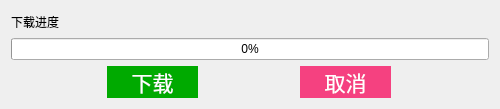
<?xml version="1.0" encoding="UTF-8"?>
<ui version="4.0">
 <class>w_sys_manage_cloudsync_basedatadown</class>
 <widget class="QDialog" name="w_sys_manage_cloudsync_basedatadown">
  <property name="geometry">
   <rect>
    <x>0</x>
    <y>0</y>
    <width>500</width>
    <height>109</height>
   </rect>
  </property>
  <property name="windowTitle">
   <string>Dialog</string>
  </property>
  <layout class="QGridLayout" name="gridLayout">
   <item row="0" column="0">
    <layout class="QVBoxLayout" name="verticalLayout">
     <item>
      <widget class="QLabel" name="label">
       <property name="text">
        <string>下载进度</string>
       </property>
      </widget>
     </item>
     <item>
      <widget class="QProgressBar" name="progressBar">
       <property name="value">
        <number>0</number>
       </property>
      </widget>
     </item>
     <item>
      <layout class="QHBoxLayout" name="horizontalLayout">
       <item>
        <widget class="QPushButton" name="pushButton_down">
         <property name="sizePolicy">
          <sizepolicy hsizetype="Fixed" vsizetype="Fixed">
           <horstretch>0</horstretch>
           <verstretch>0</verstretch>
          </sizepolicy>
         </property>
         <property name="minimumSize">
          <size>
           <width>91</width>
           <height>30</height>
          </size>
         </property>
         <property name="focusPolicy">
          <enum>Qt::NoFocus</enum>
         </property>
         <property name="styleSheet">
          <string notr="true">QPushButton{
font: 16pt ;
background-color: rgb(0, 170, 0);
color:white;
border-radius:0px;
}
QPushButton:pressed {
    background-color:rgb(85, 255, 127);
   color:#D3D3D3;
 }
QPushButton:disabled{
background-color: gray;
}</string>
         </property>
         <property name="text">
          <string>下载</string>
         </property>
        </widget>
       </item>
       <item>
        <widget class="QPushButton" name="pushButton_cancel">
         <property name="sizePolicy">
          <sizepolicy hsizetype="Fixed" vsizetype="Fixed">
           <horstretch>0</horstretch>
           <verstretch>0</verstretch>
          </sizepolicy>
         </property>
         <property name="minimumSize">
          <size>
           <width>91</width>
           <height>30</height>
          </size>
         </property>
         <property name="focusPolicy">
          <enum>Qt::NoFocus</enum>
         </property>
         <property name="styleSheet">
          <string notr="true">QPushButton{
font: 16pt ;
background-color:#F54180;
color:white;
border-radius:0px;
}
QPushButton:pressed {
    background-color:#BC356C;
   color:#D3D3D3;
 }
</string>
         </property>
         <property name="text">
          <string>取消</string>
         </property>
        </widget>
       </item>
      </layout>
     </item>
    </layout>
   </item>
  </layout>
 </widget>
 <resources/>
 <connections/>
</ui>
